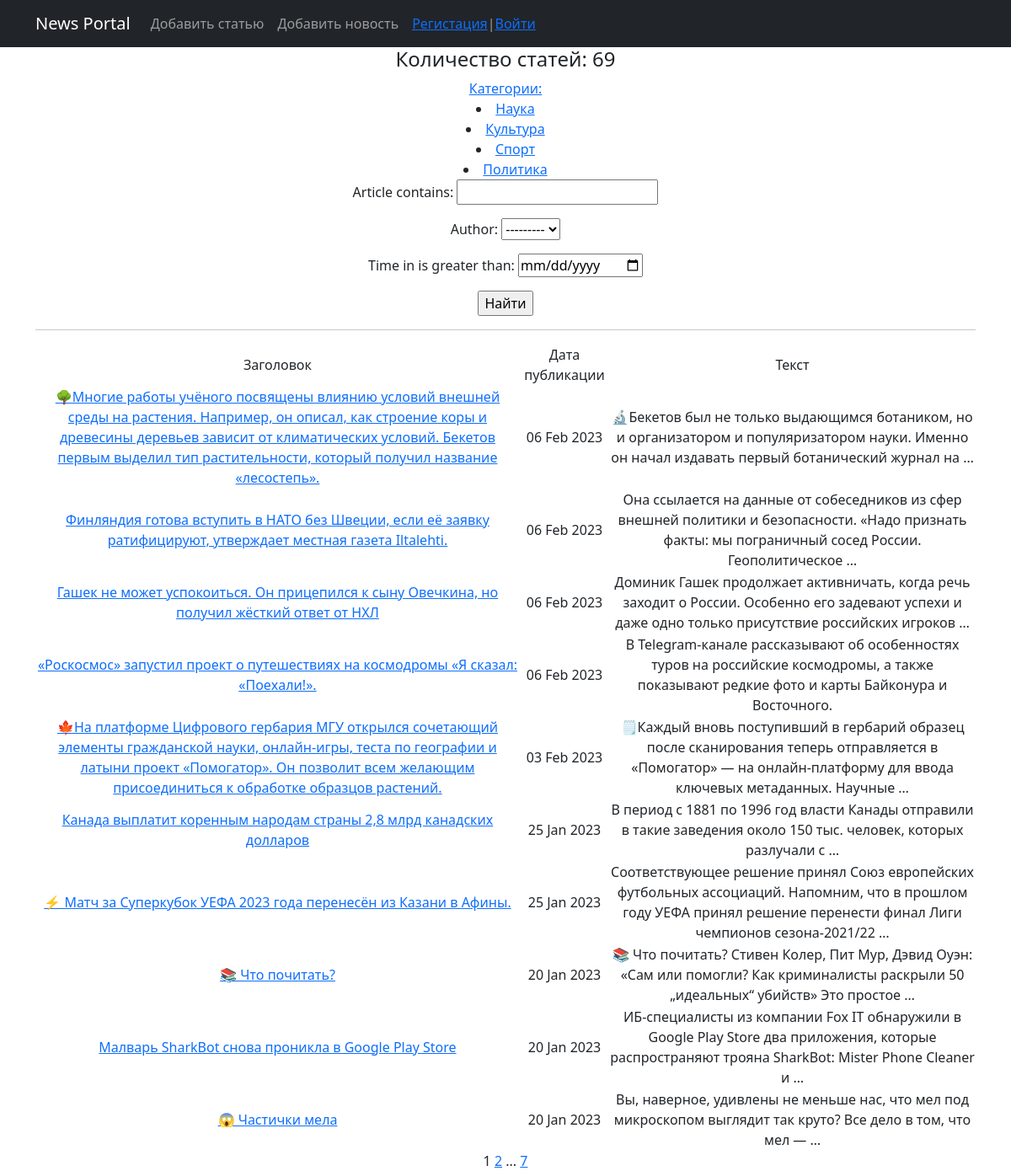
The page /news/ on the database as committed earlier.
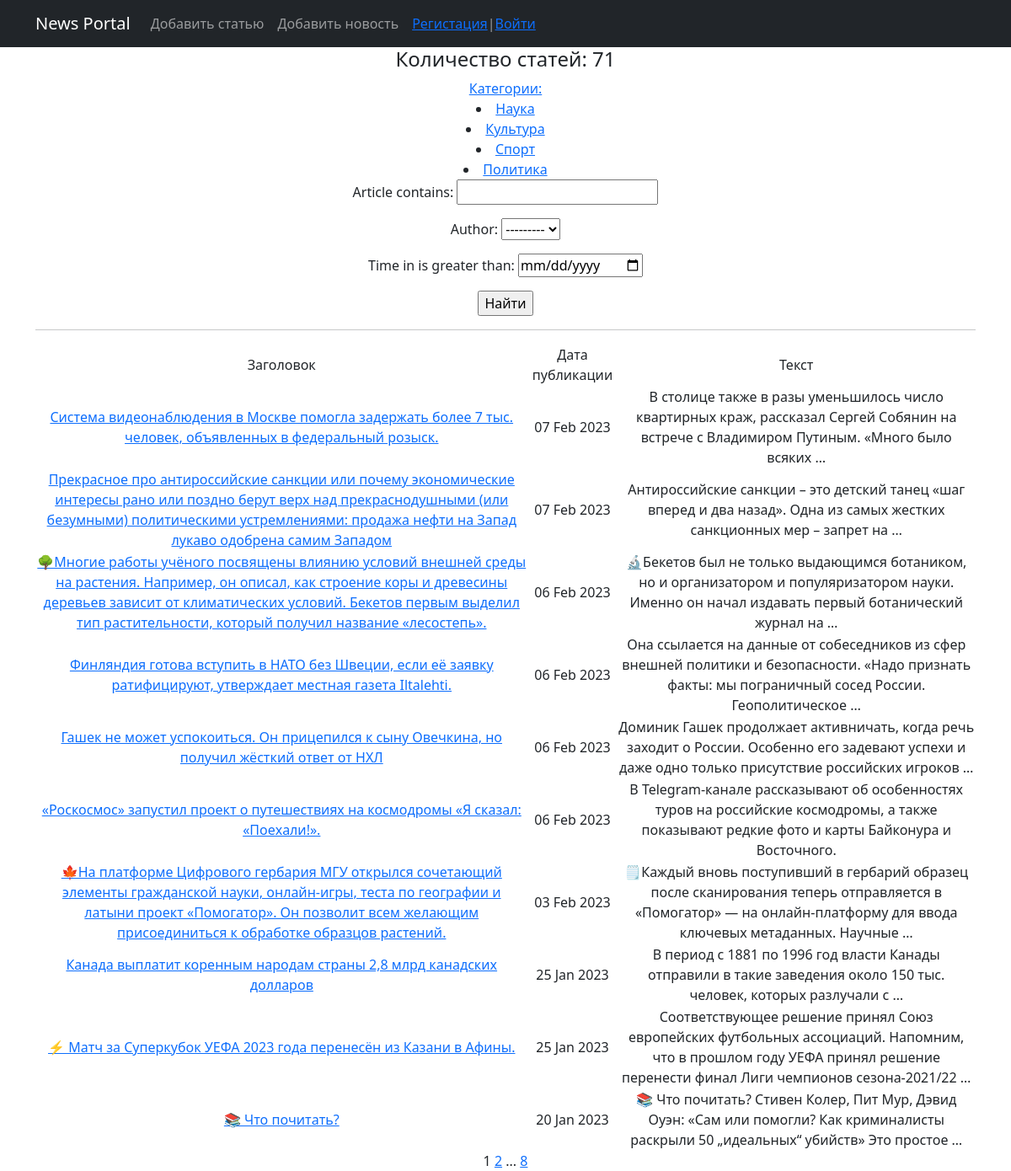
The same page on the database as committed later.
### news/models.py (models this page shows, shortened)
class Category(models.Model):
    name = models.CharField(max_length=255, unique=True)  # название категории. Поле должно быть уникальным
    subscribers = models.ManyToManyField(User)
    def get_absolute_url(self):
        return reverse('category', args=[str(self.pk)])  # TO DO

class Post(models.Model):
    author = models.ForeignKey(Author, on_delete=models.CASCADE)  # связь «один ко многим» с моделью Author;
    position = models.CharField(max_length=255, choices=POSITION)  # поле с выбором — «статья» или «новость»;
    time_in = models.DateTimeField(auto_now_add=True)  # автоматически добавляемая дата и время создания;
    category = models.ManyToManyField(Category, through='PostCategory')  # связь с моделью Category (с дополнительной моделью PostCategory);
    article = models.CharField(max_length=255)  # заголовок статьи/новости;
    text = models.TextField()  # текст статьи/новости;
    rating = models.FloatField(default=0.0)  # рейтинг статьи/новости.

### news/views.py (the view)
# urls.py: path('', PostsList.as_view(), name='news_list'),
class PostsList(ListView):
    model = Post
    ordering = '-time_in'
    template_name = 'news_list.html'
    context_object_name = 'news_list'
    paginate_by = 10  # вот так мы можем указать количество записей на странице
    def get_queryset(self):
        queryset = super().get_queryset()
        self.filterset = PostFilter(self.request.GET, queryset)
        return self.filterset.qs
    def get_context_data(self, **kwargs):
        context = super().get_context_data(**kwargs)
        context['news_count'] = f'Количество статей: {self.filterset.qs.count()}'
        context['filterset'] = self.filterset
        context['next_sale'] = None
        context['title'] = 'Главная страница'
        context['cat_selected'] = 0
        context['menu'] = menu
        context['is_not_author'] = not self.request.user.groups.filter(name='authors').exists()
        context['auth'] = self.request.user.groups.filter(name='common').exists()
        return context

### news/models.py (called while the page is built)
    def __str__(self):
        return self.user.username

### news/templatetags/custom_filters.py (called while the page is built)
@register.filter()
def censor(value):
    try:
        if not isinstance(value, str):
            raise CensorException('Error')
        v = value
        for word in WORDS:
            if word in v:
                v = v.replace(word, f'{word[:1]}{len(word[1:])*"*"}')
            if word.capitalize() in v:
                v = v.replace(word.capitalize(), f'{word[:1].capitalize()}{len(word[1:])*"*"}')
        return v
    except CensorException as e:
        print(e)

### news/templatetags/custom_tags.py (called while the page is built)
@register.simple_tag(takes_context=True)
def url_replace(context, **kwargs):
    d = context['request'].GET.copy()
    for k, v in kwargs.items():
        d[k] = v
    return d.urlencode()

@register.simple_tag
def get_categories():
    return Category.objects.all()

### templates/news_list.html (shortened to what this page needs)
{% extends 'flatpages/default.html' %}
{% load custom_filters %}
{% load custom_tags %}
{% block content %}
   <h4>{{ news_count }}</h4>
    <div class="col">
       <div class="news">
           <a href="/news" title="разделы новостей">Категории:</a>
           {% get_categories as categories %}
           {% for c in categories %}
            {% if c.pk == cat_selected %}
           <li class="bold">{{c.name}}</li>
           {% else %}
            <li><a href={{c.get_absolute_url}}>{{c.name}}</a></li>
{% endif %}
           {% endfor %}
       </div>
    </div>
   <form action="" method="get">
       {{ filterset.form.as_p }}
       <input type="submit" value="Найти" />
   </form>
    <hr>
   {% if news_list %}
       <table>
           <tr>
               <td>Заголовок</td>
               <td>Дата публикации</td>
               <td>Текст</td>
           </tr>
           {% for news in news_list %}
           <tr>
               <td><a href="{{ news.id }}">{{ news.article|censor }}</a></td>
               <td>{{ news.time_in|date:'d M Y' }}</td>
               <td>{{ news.text|censor|truncatewords:20}}</td>
           </tr>
           {% endfor %}
       </table>
   {% else %}
       <h2>Статей нет!</h2>
   {% endif %}
   {{ page_obj.number }}
   {% if page_obj.has_next %}
       <a href="?{% url_replace page=page_obj.next_page_number %}">{{ page_obj.next_page_number }}</a>
       {% if paginator.num_pages != page_obj.next_page_number %}
           ...
       <a href="?{% url_replace page=page_obj.paginator.num_pages %}">{{ page_obj.paginator.num_pages }}</a>
       {% endif %}
   {% endif %}
{% endblock content %}

### templates/flatpages/default.html (shortened to what this page needs)
<!DOCTYPE html>
<html lang="en">
    <head>
        {% load static%}
        <link href="{% static 'css/styles.css' %}" rel="stylesheet" />
    </head>
    <body>
<nav class="navbar navbar-expand-lg navbar-dark bg-dark static-top">
   <div class="container">
       <a class="navbar-brand" href="{% url 'news_list'%}">News Portal</a>
       <div class="collapse navbar-collapse" id="navbarResponsive">
           <ul class="navbar-nav ml-auto">
{% block mainmenu %}
{% for m in menu %}
               <li class="nav-item active">
                   <a class="nav-link" href="{% url m.url_name%}">{{m.title}}</a>
               </li>
{% endfor %}
               {% if request.user.is_authenticated %}
               <li class="nav-link"> {{user.username}}
                 <a href="/accounts/logout">Выйти</a>
             </li>
               {% else %}
             <li class="nav-link">
                 <a href="/accounts/signup">Регистация</a>|<a href="/accounts/login">Войти</a>
             </li>
               {% endif %}
			</ul>
		</div>
{% endblock mainmenu %}
       </div>
</nav>
    <div class="container">
   <div class="row">
       <div class="col-lg-12 text-center">
           {% block content %}{% endblock content %}
       </div>
   </div>
</div>
    </body>
</html>

Rows that differ between the two databases and show on the page:
no longer on this page (row unchanged): Post: article|censor "Малварь SharkBot снова проникла в Google Play Store", time_in "20 Jan 2023", text|censor "ИБ-специалисты из компании Fox IT обнаружили в Google Play Store два приложения, которые распространяют трояна SharkBot: Mister Phone Cleaner и …"
no longer on this page (row unchanged): Post: article|censor "😱 Частички мела", time_in "20 Jan 2023", text|censor "Вы, наверное, удивлены не меньше нас, что мел под микроскопом выглядит так круто? Все дело в том, что мел — …"
added Post: article|censor "Система видеонаблюдения в Москве помогла задержать более 7 тыс. человек, объявленных в федеральный розыск.", time_in "07 Feb 2023", text|censor "В столице также в разы уменьшилось число квартирных краж, рассказал Сергей Собянин на встрече с Владимиром Путиным. «Много было всяких …"
added Post: article|censor "Прекрасное про антироссийские санкции или почему экономические интересы рано или поздно берут верх над прекраснодушными (или безумными) политическими устремлениями: продажа нефти на Запад лукаво одобрена самим Западом", time_in "07 Feb 2023", text|censor "Антироссийские санкции – это детский танец «шаг вперед и два назад». Одна из самых жестких санкционных мер – запрет на …"
Other text that changed with them:
{{ news_count }}: "Количество статей: 69" → "Количество статей: 71"
{{ page_obj.paginator.num_pages }}: "7" → "8"
